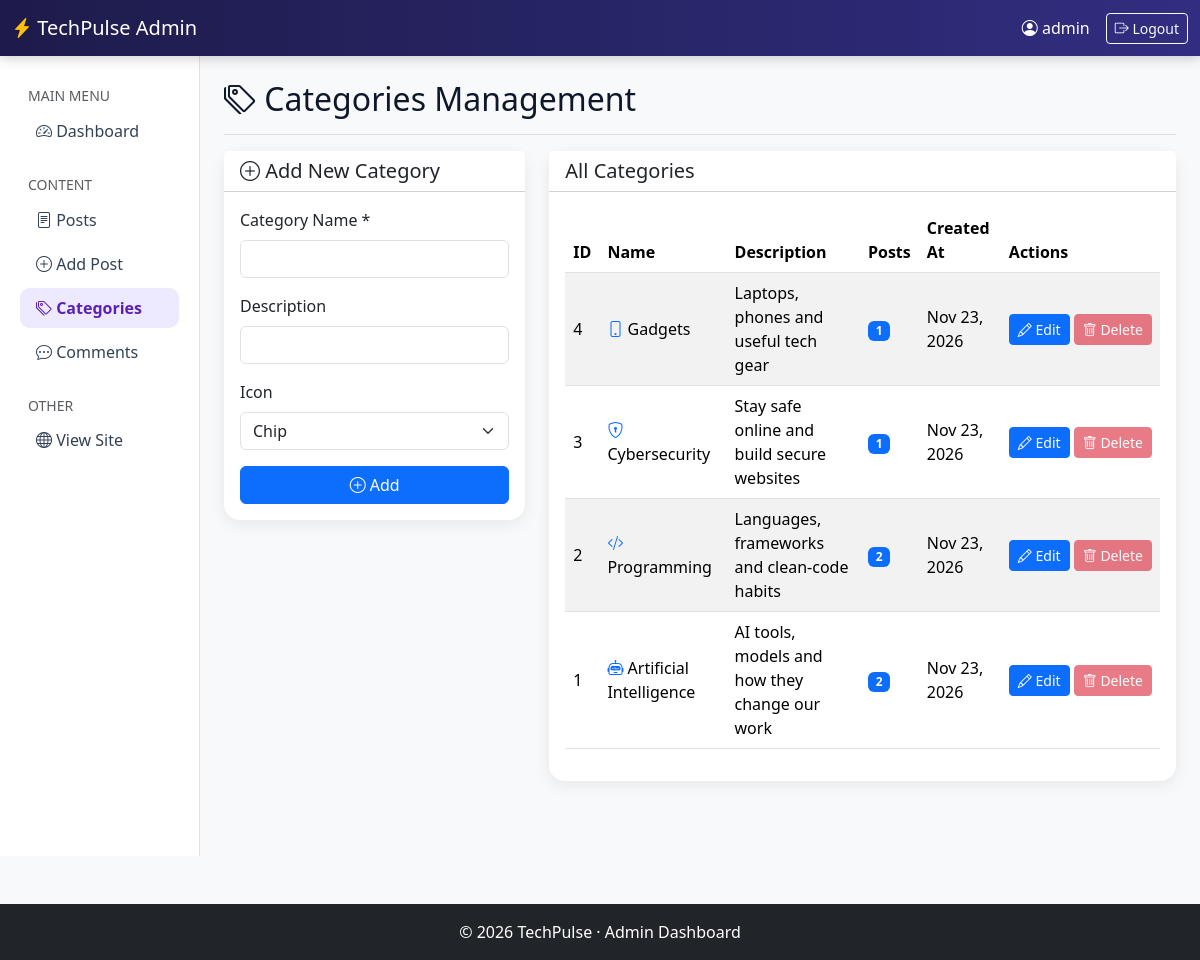
Page /admin/category/categories.php (signed in) on the committed database.
### tables this page shows
CREATE TABLE categories (
  id          INT UNSIGNED NOT NULL AUTO_INCREMENT,
  name        VARCHAR(80)  NOT NULL,
  description VARCHAR(255) NULL,
  icon        VARCHAR(40)  NOT NULL DEFAULT 'bi-cpu',
  created_at  TIMESTAMP    NOT NULL DEFAULT CURRENT_TIMESTAMP,
  PRIMARY KEY (id),
  UNIQUE KEY uq_category_name (name)
);

### config/functions.php (called while the page is built, shortened)
<?php
function e(mixed $value): string
{
    return htmlspecialchars((string) $value, ENT_QUOTES | ENT_SUBSTITUTE, 'UTF-8');
}
function fmt_date(string $date): string
{
    return date('M j, Y', strtotime($date));
}
function category_icons(): array
{
    return [
        'bi-cpu' => 'Chip', 'bi-robot' => 'Robot / AI', 'bi-code-slash' => 'Code',
        'bi-shield-lock' => 'Security', 'bi-phone' => 'Phone', 'bi-cloud' => 'Cloud',
        'bi-controller' => 'Gaming', 'bi-rocket-takeoff' => 'Startups',
        'bi-wifi' => 'Networks', 'bi-database' => 'Data',
    ];
}

### admin/category/categories.php (the view, shortened to what this page needs)
<?php
require_once __DIR__ . '/../../config/bootstrap.php';
$icons        = category_icons();
$editCategory = null;
$form         = ['name' => '', 'description' => '', 'icon' => 'bi-cpu'];
$values = $editCategory ?? $form;
$categories = $pdo->query(
    'SELECT c.*, COUNT(p.id) AS total FROM categories c
       LEFT JOIN posts p ON p.category_id = c.id GROUP BY c.id ORDER BY c.created_at DESC, c.id DESC'
)->fetchAll();
include __DIR__ . '/../includes/header.php';
include __DIR__ . '/../includes/sidebar.php';
?>
<main class="col-md-9 ms-sm-auto col-lg-10 px-md-4">
    <div class="py-4">
        <div class="d-flex justify-content-between flex-wrap align-items-center pb-2 mb-3 border-bottom">
            <h1 class="h2"><i class="bi bi-tags"></i> Categories Management</h1>
        </div>
        <div class="row g-4">
            <div class="col-lg-4">
                <div class="card side-card">
                    <div class="card-header bg-white">
                        <h5 class="card-title mb-0">
                            <?= $editCategory ? '<i class="bi bi-pencil-square"></i> Edit Category' : '<i class="bi bi-plus-circle"></i> Add New Category' ?>
                        </h5>
                    </div>
                    <div class="card-body">
                        <form method="POST">
                            <div class="mb-3">
                                <label for="categoryName" class="form-label">Category Name *</label>
                                <input type="text" class="form-control" id="categoryName" name="name" maxlength="80"
                                       value="<?= e($values['name']) ?>" required>
                            </div>
                            <div class="mb-3">
                                <label for="categoryDescription" class="form-label">Description</label>
                                <input type="text" class="form-control" id="categoryDescription" name="description" maxlength="255"
                                       value="<?= e($values['description'] ?? '') ?>">
                            </div>
                            <div class="mb-3">
                                <label for="categoryIcon" class="form-label">Icon</label>
                                <select class="form-select" id="categoryIcon" name="icon">
                                    <?php foreach ($icons as $cls => $label): ?>
                                        <option value="<?= e($cls) ?>" <?= $values['icon'] === $cls ? 'selected' : '' ?>><?= e($label) ?></option>
                                    <?php endforeach; ?>
                                </select>
                            </div>
                            <?php if ($editCategory): ?>
                                <button type="submit" class="btn btn-success w-100 mb-2"><i class="bi bi-check-circle"></i> Update</button>
                                <a href="categories.php" class="btn btn-outline-secondary w-100">Cancel</a>
                            <?php else: ?>
                                <button type="submit" class="btn btn-primary w-100"><i class="bi bi-plus-circle"></i> Add</button>
                            <?php endif; ?>
                        </form>
                    </div>
                </div>
            </div>
            <div class="col-lg-8">
                <div class="card side-card">
                    <div class="card-header bg-white"><h5 class="card-title mb-0">All Categories</h5></div>
                    <div class="card-body">
                        <div class="table-responsive">
                            <table class="table table-striped table-hover align-middle">
                                <thead>
                                    <tr><th>ID</th><th>Name</th><th>Description</th><th>Posts</th><th>Created At</th><th>Actions</th></tr>
                                </thead>
                                <tbody>
                                <?php foreach ($categories as $category): ?>
                                    <tr>
                                        <td><?= (int) $category['id'] ?></td>
                                        <td><i class="bi <?= e($category['icon']) ?> text-primary"></i> <?= e($category['name']) ?></td>
                                        <td><?= e($category['description'] ?? '') ?></td>
                                        <td><span class="badge text-bg-primary"><?= (int) $category['total'] ?></span></td>
                                        <td><?= e(fmt_date($category['created_at'])) ?></td>
                                        <td class="text-nowrap">
                                            <a href="categories.php?edit_id=<?= (int) $category['id'] ?>" class="btn btn-sm btn-primary">
                                                <i class="bi bi-pencil"></i> Edit
                                            </a>
                                            <form method="POST" class="d-inline"
                                                  onsubmit="return confirm('Are you sure you want to delete this category?')">
                                                <button class="btn btn-sm btn-danger" <?= (int) $category['total'] > 0 ? 'disabled title="This category has posts"' : '' ?>>
                                                    <i class="bi bi-trash"></i> Delete
                                                </button>
                                            </form>
                                        </td>
                                    </tr>
                                <?php endforeach; ?>
                                </tbody>
                            </table>
                        </div>
                    </div>
                </div>
            </div>
        </div>
    </div>
</main>
<?php include __DIR__ . '/../includes/footer.php'; ?>

### assets/css/style.css (style rules this page uses)
:root { --ink: #0f172a; }
body { background: #f4f6fb; color: var(--ink); font-family: system-ui, -apple-system, "Segoe UI", Roboto, sans-serif; }
.side-card { border: 0; border-radius: 16px; box-shadow: 0 4px 16px rgba(15,23,42,.08); }

### rows in the picture
categories: id "4", name "Gadgets", description "Laptops, phones and useful tech gear", total "1", created_at "Nov 23, 2026"
categories: id "3", name "Cybersecurity", description "Stay safe online and build secure websites", total "1", created_at "Nov 23, 2026"
categories: id "2", name "Programming", description "Languages, frameworks and clean-code habits", total "2", created_at "Nov 23, 2026"
categories: id "1", name "Artificial Intelligence", description "AI tools, models and how they change our work", total "2", created_at "Nov 23, 2026"

### other values in the picture
$_SESSION['username'] "admin"
form field icon "Chip"
